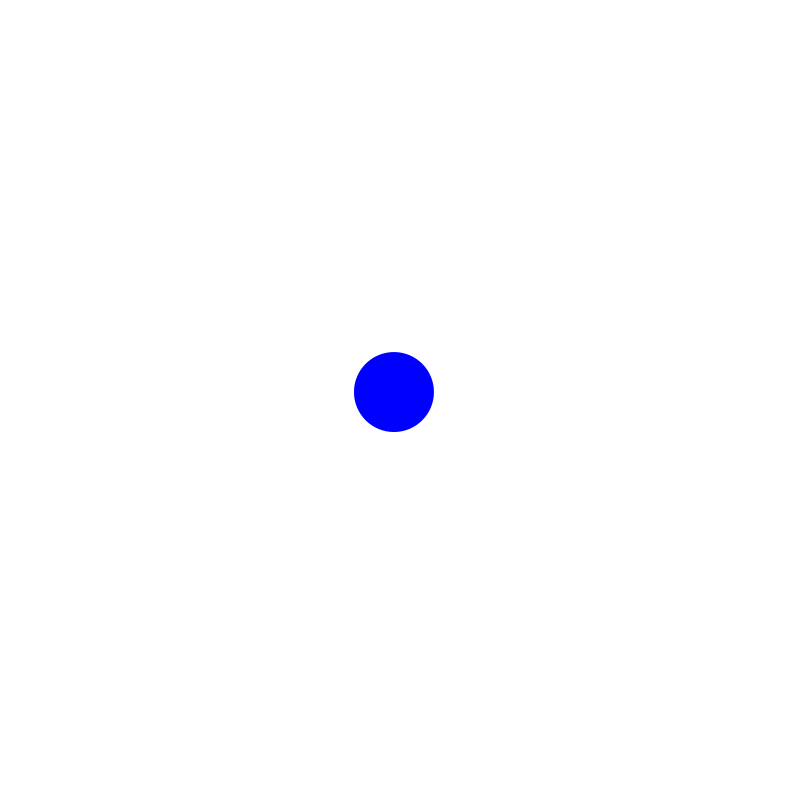
Frame 1 (no input)
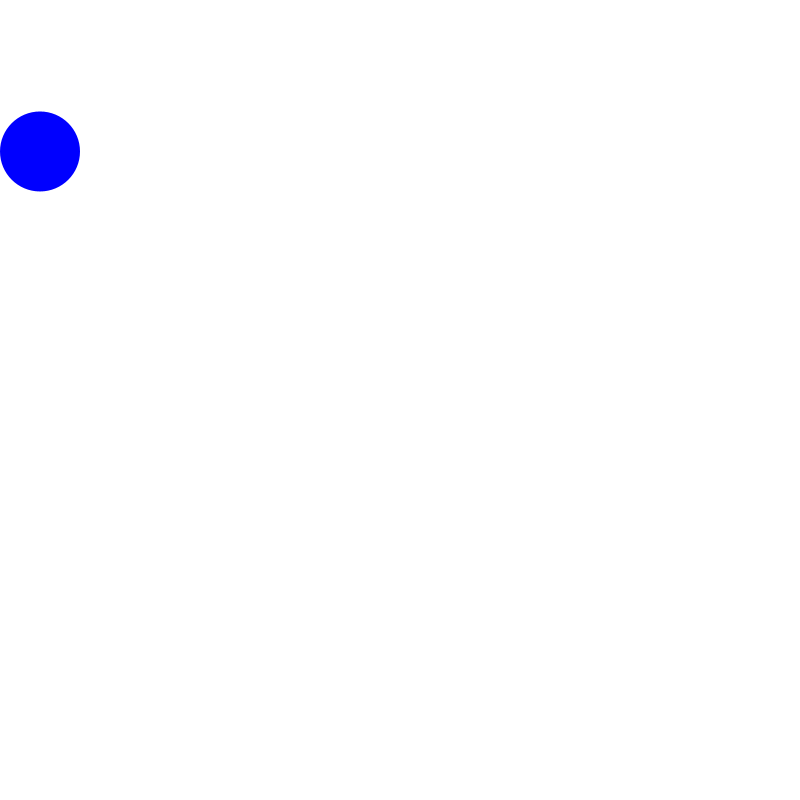
Frame 60 (the mouse pressed at the canvas centre just before this capture)
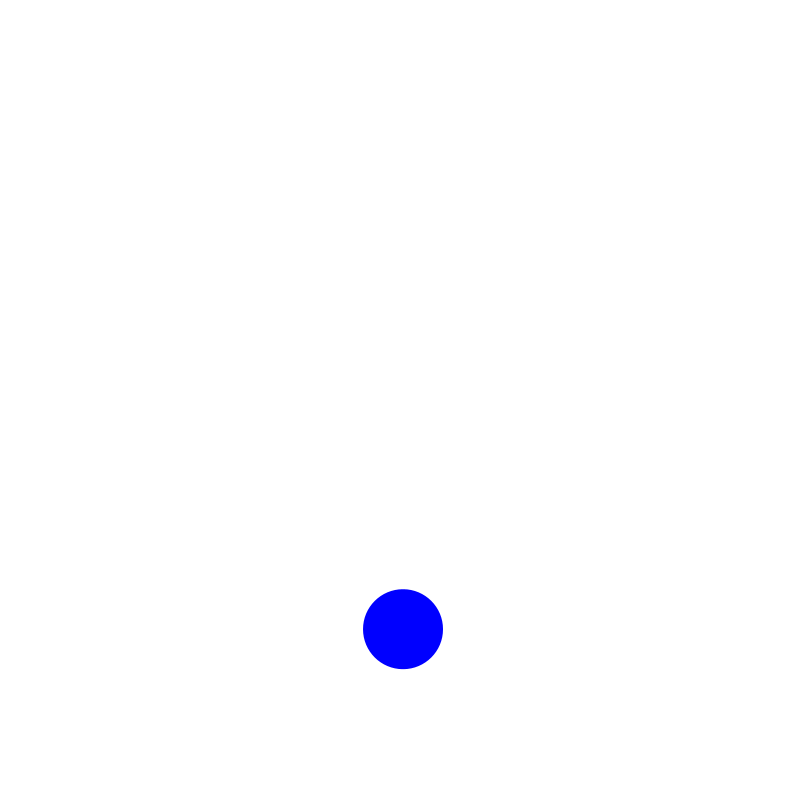
Frame 120 (the mouse held since frame 60 and released just before this capture)

The Processing sketch that drew these frames (run headless with seeded random() and noise(); from frame 60 on, the mouse is pressed at the canvas centre):

// Processing sketch: Particula1
// ── Particula1.pde
class Particula {
  
  float x, y;
  float vx, vy;
  float R;

  Particula(float _x, float _y, float _r) {
    x = _x;
    y = _y;
    vx = 0;
    vy = 0;
    R = _r;
  }

  void update() {
    
    // Movemos la partícula
    x += vx * dt;
    y += vy * dt;

    // Rebota contras las paredes
    if (x < R || x > width - R) {
      vx *= -1;
      x = constrain(x, R, width - R);
    }
    if (y < R || y > height - R) {
      vy *= -1;
      y = constrain(y, R, height - R);
    }
  }

  void display() {
    fill(0, 0, 255);
    noStroke();
    circle(x, y, 2*R);
  }

}

// Variables globales
Particula part;
float dt = 1.0;

void setup() {
  size(800, 800);
  part = new Particula(width/2, height/2, 40);
  float vel = 10;
  float dir = random(0, 2*PI);
  part.vx = vel * cos(dir); 
  part.vy = vel * sin(dir);
}

void draw() {
  background(255);
  part.update();
  part.display();
}
